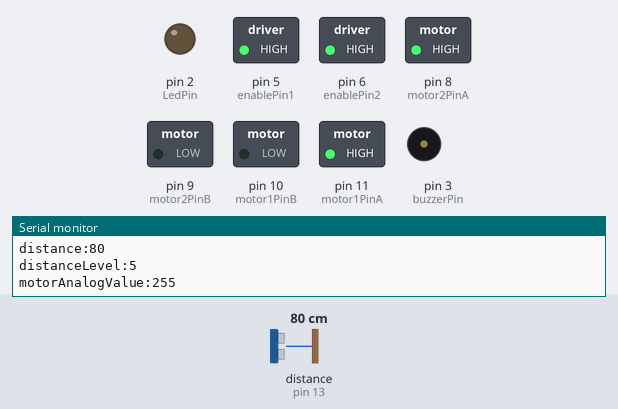
Recording of a sketch running on a simulated Arduino Uno, built with avr-gcc and run on an emulated ATmega328P. Parts: switched loads named in the sketch (green lamp = pin HIGH), output pins drawn as LEDs (lit = HIGH), buzzer (waves = sounding, pin HIGH), the last lines printed to the serial monitor. Dashed ring = blinking. The test bench sets the inputs (shaded band); at power-on: distance to the obstacle (sensor on pin 13) 80 cm. The echo pulse lasts 58.3 µs per cm.

Above: at 0.91 s.
1.3 s: distance to the obstacle (sensor on pin 13) set to 64 cm
4.3 s: distance to the obstacle (sensor on pin 13) set to 54 cm
At 5.36 s:
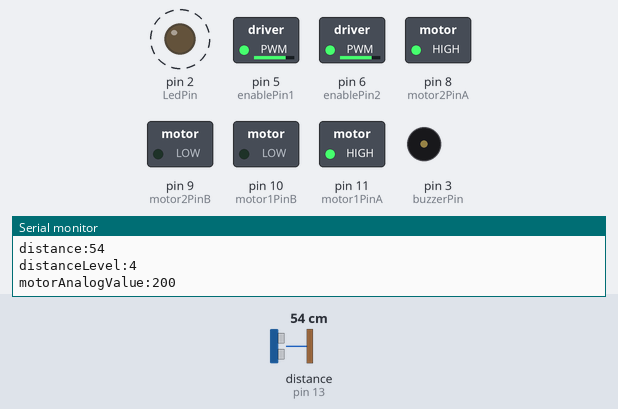
7.3 s: distance to the obstacle (sensor on pin 13) set to 2 cm
At 8.5 s:
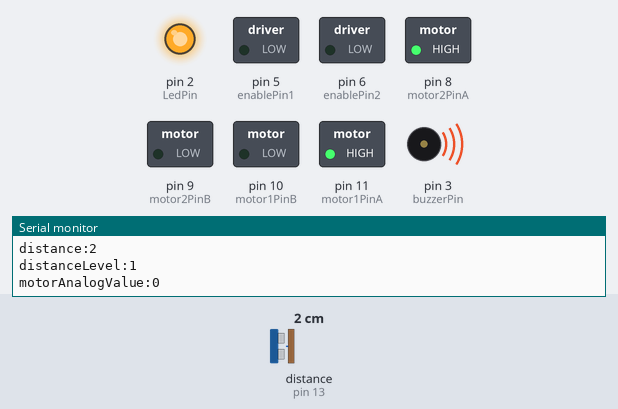
9.6 s: distance to the obstacle (sensor on pin 13) set to 12 cm
11.3 s: distance to the obstacle (sensor on pin 13) set to 16 cm
At 11.78 s:
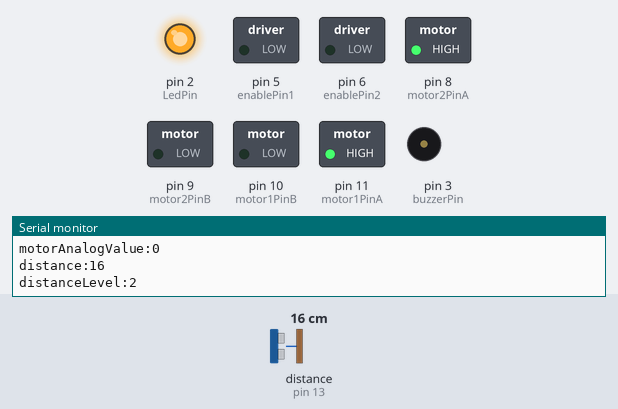
14.3 s: distance to the obstacle (sensor on pin 13) set to 4 cm
At 14.49 s:
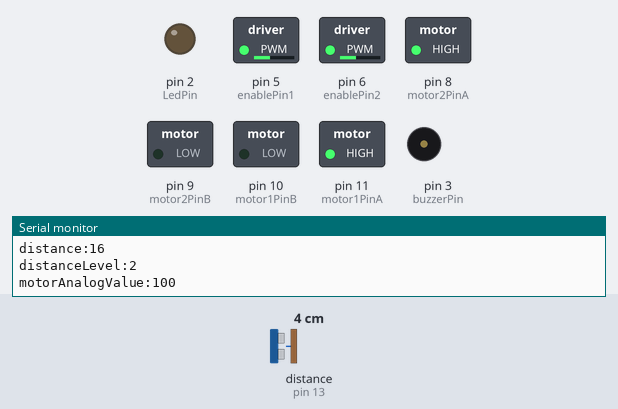
Timing chart, 0 to 17.3 s (numbered marks = the images above; inputs shaded):
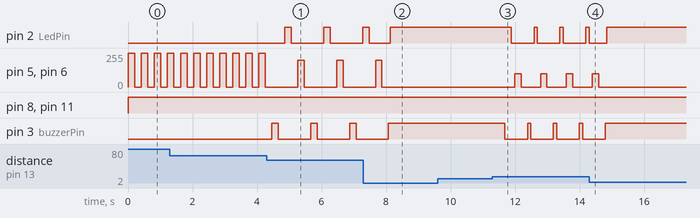

The sketch:

SmartCar.ino
```cpp
#define DISTANCE_DANGER_LEVEL1 15
#define DISTANCE_DANGER_LEVEL2 30
#define DISTANCE_DANGER_LEVEL3 45
#define DISTANCE_DANGER_LEVEL4 60
#define DISTANCE_NOT_MEASURED 0

int sure=0; //Ses dalgasının gidip gelme süresi değişkeni
int distance=0;

const int enablePin1 = 5; // Enable pini 1 (Motor 1 için); hatam asil pinlerin hepsi dogru
                          //Fakat enablePinleri capraz verdigim icin ayni anda motor dönyüor fakat
                          //tek istedgiimde dönmüyor cünkü enable 2 ile calistirmaya caliyormusum.
const int enablePin2 = 6; // Enable pini 2 (Motor 2 için)

// Motor 1 yön kontrol pinleri (örnek)
const int motor1PinA = 11; // DC motor 1'in A pini
const int motor1PinB = 10; // DC motor 1'in B pini

// Motor 2 yön kontrol pinleri (örnek)
const int motor2PinA = 8; // DC motor 2'nin ileri yön pini
const int motor2PinB = 9; // DC motor 2'nin geri yön pini

const int buzzerPin = 3; // Buzzer pini
const int trigPin = 10; // Ultrasonik sensör trig pini
const int echoPin = 13; // Ultrasonik sensör echo pini
const int LedPin=2;

int mesafe; // Mesafe sensöründen gelen değeri saklamak için değişken

typedef enum
{
  notMeasured = 0,
  lowerThan15 = 1,
  lowerThan30 = 2,
  lowerThan45 = 3,
  lowerThan60 = 4,
  noDanger = 5
} DistanceLevel_t;

DistanceLevel_t getDistanceLevel()
{
  digitalWrite(trigPin, LOW);                           //Ultrasonik sensör ile ölçüm sekansını başlatıyoruz.
  delayMicroseconds(5);
  digitalWrite(trigPin, HIGH);
  delayMicroseconds(100);
  digitalWrite(trigPin, LOW);
  sure = pulseIn(echoPin, HIGH, 11600);                 //Ses dalgasının gidip gelme süresini ölçüyoruz.
  distance= sure*0.0345/2;                               //Ölçülen süre ile uzaklık hesabı yapıyoruz.

  Serial.print("distance:");
  Serial.println(distance);

  DistanceLevel_t distanceLevel = noDanger;
  if(distance < 2) // this sensor can not measure smaller than 2cm
  {
    distanceLevel = notMeasured;
  }
  else if(distance < DISTANCE_DANGER_LEVEL1)
  {
    distanceLevel = lowerThan15;
  }
  else if(distance < DISTANCE_DANGER_LEVEL2)
  {
    distanceLevel = lowerThan30;
  }
  else if(distance < DISTANCE_DANGER_LEVEL3)
  {
    distanceLevel = lowerThan45;
  }
  else if(distance < DISTANCE_DANGER_LEVEL4)
  {
    distanceLevel = lowerThan60;
  }
  else
  {
    distanceLevel = noDanger;
  }

  return distanceLevel;

}

int getMotorAnalogValue(DistanceLevel_t distanceLevel)
{
  if(distanceLevel == lowerThan15)
  {
    return 0; //we are in danger! STOP!!!
  }
  else if(distanceLevel == lowerThan30)
  {
    return 100;
  }
  else if(distanceLevel == lowerThan45)
  {
    return 150;
  }
  else if(distanceLevel == lowerThan60)
  {
    return 200;
  }
  else
  {
    return 255;
  }
}

void stopMotors(void)
{

 // Her iki motoru durdurun
  digitalWrite(enablePin1, LOW);
  digitalWrite(enablePin2, LOW);

  // Belirli bir süre bekleyin (saniye cinsinden)
  delay(100); // 1 saniye
}

void controlSpeed()
{
  DistanceLevel_t distanceLevel = getDistanceLevel();
  Serial.print("distanceLevel:");
  Serial.println(distanceLevel);
  if(distanceLevel == notMeasured)
  {
    delay(1000);
    return;
  }

  controlBuzzer(distanceLevel);
  controlLED(distanceLevel);

  int motorAnalogValue = getMotorAnalogValue(distanceLevel);
  Serial.print("motorAnalogValue:");
  Serial.println(motorAnalogValue);

  // Her iki motoru da çalıştırın
  analogWrite(enablePin1, motorAnalogValue);
  analogWrite(enablePin2, motorAnalogValue);

  // Her iki motoru da ileri yönde döndürün
  digitalWrite(motor1PinA, HIGH);
  digitalWrite(motor1PinB, LOW);
  digitalWrite(motor2PinA, HIGH);
  digitalWrite(motor2PinB, LOW);

  // Belirli bir süre bekleyin (saniye cinsinden)
  delay(200); // 2 saniye

  stopMotors();
}
//wurde aktualisiert
void controlBuzzer(DistanceLevel_t distanceLevel)
 {
  if(distanceLevel == noDanger)
  {
    digitalWrite(buzzerPin , LOW);
    return;
  }
  else if(distanceLevel == lowerThan15)
  {
    digitalWrite(buzzerPin , HIGH);
    delay(distanceLevel * 50);
    return;
  }

  digitalWrite(buzzerPin , HIGH);
  delay(distanceLevel * 50);
  digitalWrite(buzzerPin , LOW);
  delay(distanceLevel * 50);
}

void controlLED(DistanceLevel_t distanceLevel)
 {
  if(distanceLevel == noDanger)
  {
    digitalWrite(LedPin , LOW);
    return;
  }
  else if(distanceLevel == lowerThan15)
  {
    digitalWrite(LedPin , HIGH);
    delay(distanceLevel * 50);
    return;
  }

  digitalWrite(LedPin , HIGH);
  delay(distanceLevel * 50);
  digitalWrite(LedPin , LOW);
  delay(distanceLevel * 50);
}


void setup() {
  Serial.begin(9600);

  // Motor pinlerini, enable pinlerini, buzzer pinini ve sensör pinlerini çıkış olarak ayarlayın
  pinMode(enablePin1, OUTPUT);
  pinMode(enablePin2, OUTPUT);

  pinMode(motor1PinA, OUTPUT);
  pinMode(motor1PinB, OUTPUT);
  pinMode(motor2PinA, OUTPUT);
  pinMode(motor2PinB, OUTPUT);

  pinMode(buzzerPin, OUTPUT);

  pinMode(trigPin, OUTPUT);
  pinMode(echoPin, INPUT);

  pinMode(LedPin, OUTPUT);


  // Enable pinlerini başlangıçta düşük (kapalı) olarak ayarlayın
  digitalWrite(enablePin1, LOW);
  digitalWrite(enablePin2, LOW);
}

void loop() {
  // Motorları kontrol edin
  controlSpeed();

  // Mesafeyi okuyun ve buzzer'ı çalın
  //mesafeBuzzer(); // Yeni fonksiyon adını kullanın

  // Belirli bir süre bekleyin (saniye cinsinden)
  delay(100); // 10 saniye
}
```

Measured:
- the behaviour switches between 60 and 59 cm on distance to the obstacle (sensor on pin 13) (found by bisection; images 0 and 1)
- the behaviour switches between 14 and 15 cm on distance to the obstacle (sensor on pin 13) (found by bisection; images 2 and 3)
- after the input at 4.3 s, pin 2 (LedPin): alternates HIGH for 0.20 s and LOW for 1.0 s, starting after 0.56 s; pin 5 (enablePin1), pin 6 (enablePin2): alternates 200/255 for 0.20 s and 0/255 for 1.0 s, starting after 0.96 s; pin 3 (buzzerPin): alternates HIGH for 0.20 s and LOW for 1.0 s, starting after 0.16 s
- after the input at 7.3 s, pin 5 (enablePin1), pin 6 (enablePin2): goes on until 7.9 s, then stays 0/255; pin 3 (buzzerPin): goes on until 8.1 s, then stays HIGH
- after the input at 11.3 s, pin 2 (LedPin): alternates HIGH for 0.10 s and LOW for 0.70 s, starting after 0.59 s; pin 5 (enablePin1), pin 6 (enablePin2): alternates 100/255 for 0.20 s and 0/255 for 0.60 s, starting after 0.69 s; pin 3 (buzzerPin): alternates HIGH for 0.10 s and LOW for 0.70 s, starting after 0.39 s
- after the input at 14.3 s, pin 5 (enablePin1), pin 6 (enablePin2): goes on until 14.6 s, then stays 0/255; pin 3 (buzzerPin): goes on until 14.8 s, then stays HIGH
- by itself, pin 5 (enablePin1), pin 6 (enablePin2): alternates 255/255 for 0.20 s and 0/255 for 0.21 s
